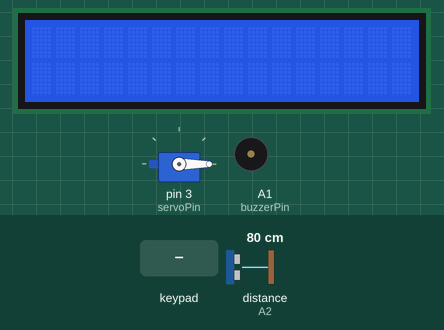
Simulated run of this sketch. Board: Arduino Uno, built with avr-gcc and run on an emulated ATmega328P. Parts: servo, 16×2 character LCD, buzzer (waves = sounding, pin HIGH). Wiring (inferred from the names in the program): ultrasonic range finder: trigger A3; echo A2. The inputs (shaded band) are chosen by the test bench; at power-on: distance to the obstacle (sensor on A2) 80 cm. The echo pulse lasts 58.3 µs per cm; pins used as bus, display or sensor lines are not drawn; what the sketch prints to the serial monitor is not drawn.

Above: at 1.2 s.
1.3 s: key 'S' pressed
At 4.0 s:
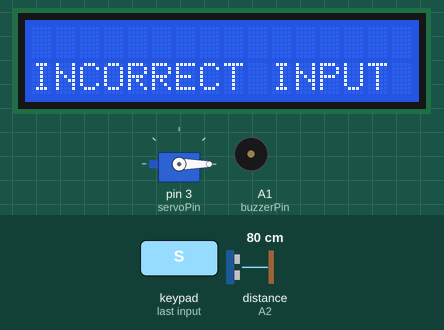
4.5 s: keypad keys 9 8 7 6 5 4 pressed 1.37 s apart
At 6.7 s:
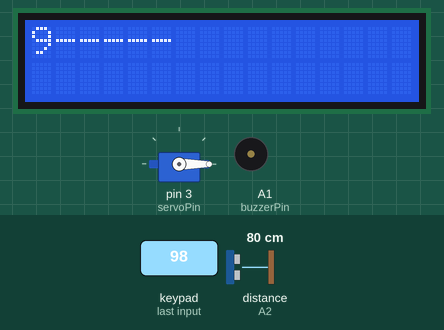
14.2 s: key 'B' pressed
18.2 s: keypad keys 1 1 1 0 9 8 pressed 1.37 s apart
At 27.5 s:
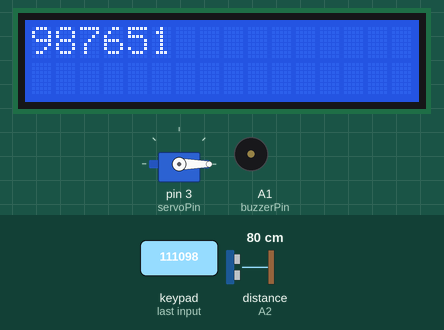
Timing chart, 0 to 29.0 s (numbered marks = the images above; inputs shaded):
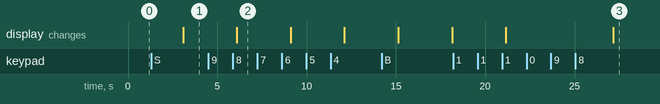

The sketch:

DOE.ino
```cpp
#include <Servo.h>

#include <Key.h>
#include <Keypad.h>

#include <LiquidCrystal_I2C.h>
#define servoPin 3
#define buzzerPin A1
#define triggerPin A3
#define echoPin A2

const byte ROWS = 4;
const byte COLS = 4;

char keys[ROWS][COLS] = {
  {'1','2','3','4'},
  {'5','6','7','8'},
  {'9','0','-','-'},
  {'-','-','B','S'}
};

String inputPass = "------";
const String correctPass = "987654";
const int correctH = 0;
const int correctM = 1;

int startT = 0;
int current = 0;
int prev = 0;
const int convS = 1000;
int s = 0;
int mins = 0;
int hour = 0;
int keyNum = -1;
bool correct = 0;
bool onTime = 0;
bool near = 0;
int duration = 0;


byte rowPins[ROWS] = {11,10,9,8};
byte colPins[COLS] = {7,6,5,4};

Keypad mykeypad = Keypad(makeKeymap(keys),rowPins,colPins,ROWS,COLS);
Servo myservo;
LiquidCrystal_I2C lcd(0x27,16,2);


void setup() {
  // put your setup code here, to run once:
  Serial.begin(9600);
  myservo.attach(servoPin);
  myservo.write(0);
  pinMode(buzzerPin,OUTPUT);
  pinMode(echoPin, INPUT);
  pinMode(triggerPin, OUTPUT);

  lcd.init();
  lcd.clear();
  lcd.backlight();

  lcd.setCursor(1,0);

  digitalWrite(triggerPin,LOW);
  delayMicroseconds(5);
  digitalWrite(triggerPin,HIGH);
  delayMicroseconds(10);
  digitalWrite(triggerPin,LOW);

  startT = millis()/convS;
}

void loop() {
  // put your main code here, to run repeatedly:
  char inKey = mykeypad.getKey();
  current = (millis()/convS) - startT;
  digitalWrite(buzzerPin, LOW);

  duration = pulseIn(echoPin, HIGH);
//  lcd.clear();
  Serial.println(inKey);
  if ((inKey)&&(inKey!= 'S')){
    if (inKey!= 'B'){
      keyNum++;
      if (keyNum > 6){
        keyNum = 0;
      }
      inputPass[keyNum] = inKey;
      //Serial.print(inputPass[keyNum]);
      //Serial.println();
      lcd.clear();
      lcd.print(inputPass);
    }

   if (inKey == 'B'){
      inputPass[keyNum] = '-';
      keyNum--;
      if (keyNum < 0){
        keyNum = 5;
      }
   }
  }

  String checkPass = inputPass;
  if ((checkPass == correctPass)&&(hour == correctH)&&(mins == correctM)){
    correct = 1;
    onTime = 1;
    }
  else
    correct = 0;

  if (prev < current)
  {
    s++;
    //Serial.println(s);
    prev = current;
  }

  if (s > 59)
  {
    mins++;
    s=0;
  }

  if (mins > 59)
  {
    hour++;
    mins = 0;
  }

  if (hour > 23)
  {
    hour = 0;
  }

  if (inKey == 'S'){

    if (duration <= 400){
      near = 1;
    }

    if (correct){
      if ((onTime)&&(near)){
      lcd.setCursor(0,1);
      lcd.print("ON TIME");
      lcd.setCursor(1,0);
      }

      if ((!onTime)&&(near)){
        lcd.setCursor(0,1);
      lcd.print("LATE");
      lcd.setCursor(1,0);
      digitalWrite(buzzerPin,HIGH);
      }
    }

    if ((!correct)||(!near)){
      lcd.setCursor(0,1);
      lcd.print("INCORRECT INPUT");
      lcd.setCursor(1,0);
      digitalWrite(buzzerPin,HIGH);
    }
  }

  Serial.println(onTime);
  Serial.println(near);
  Serial.println(inputPass);
}
```

Measured:
- after the input at 1.3 s, the display: changes after 1.8 s (image 1)
- after the input at 4.5 s, the display: changes after 1.6 s (image 2)
- after the input at 18.2 s, the display: first differs from a run without the input after 9.0 s (image 3)
